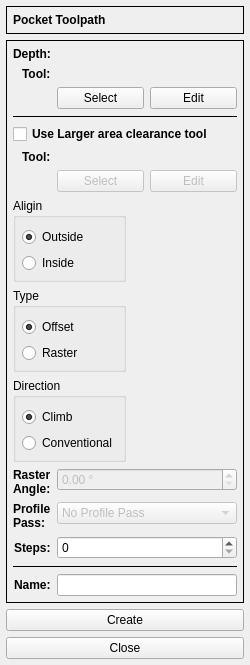
<?xml version="1.0" encoding="UTF-8"?>
<ui version="4.0">
 <class>PocketForm</class>
 <widget class="QWidget" name="PocketForm">
  <property name="geometry">
   <rect>
    <x>0</x>
    <y>0</y>
    <width>250</width>
    <height>636</height>
   </rect>
  </property>
  <property name="minimumSize">
   <size>
    <width>250</width>
    <height>0</height>
   </size>
  </property>
  <property name="windowTitle">
   <string>Form</string>
  </property>
  <layout class="QVBoxLayout" name="verticalLayout">
   <property name="leftMargin">
    <number>6</number>
   </property>
   <property name="topMargin">
    <number>6</number>
   </property>
   <property name="rightMargin">
    <number>6</number>
   </property>
   <property name="bottomMargin">
    <number>6</number>
   </property>
   <item>
    <widget class="QFrame" name="frame">
     <property name="sizePolicy">
      <sizepolicy hsizetype="Preferred" vsizetype="Fixed">
       <horstretch>0</horstretch>
       <verstretch>0</verstretch>
      </sizepolicy>
     </property>
     <property name="frameShape">
      <enum>QFrame::Box</enum>
     </property>
     <property name="frameShadow">
      <enum>QFrame::Plain</enum>
     </property>
     <layout class="QVBoxLayout" name="verticalLayout_2">
      <property name="leftMargin">
       <number>6</number>
      </property>
      <property name="topMargin">
       <number>6</number>
      </property>
      <property name="rightMargin">
       <number>6</number>
      </property>
      <property name="bottomMargin">
       <number>6</number>
      </property>
      <item>
       <widget class="QLabel" name="label">
        <property name="font">
         <font>
          <weight>75</weight>
          <bold>true</bold>
         </font>
        </property>
        <property name="text">
         <string>Pocket Toolpath</string>
        </property>
       </widget>
      </item>
     </layout>
    </widget>
   </item>
   <item>
    <widget class="QFrame" name="frame_2">
     <property name="frameShape">
      <enum>QFrame::Box</enum>
     </property>
     <property name="frameShadow">
      <enum>QFrame::Plain</enum>
     </property>
     <layout class="QFormLayout" name="formLayout">
      <property name="labelAlignment">
       <set>Qt::AlignRight|Qt::AlignTrailing|Qt::AlignVCenter</set>
      </property>
      <property name="leftMargin">
       <number>6</number>
      </property>
      <property name="topMargin">
       <number>6</number>
      </property>
      <property name="rightMargin">
       <number>6</number>
      </property>
      <property name="bottomMargin">
       <number>6</number>
      </property>
      <item row="0" column="0">
       <widget class="QLabel" name="label_2">
        <property name="font">
         <font>
          <weight>75</weight>
          <bold>true</bold>
         </font>
        </property>
        <property name="text">
         <string>Depth:</string>
        </property>
       </widget>
      </item>
      <item row="1" column="0">
       <widget class="QLabel" name="label_3">
        <property name="font">
         <font>
          <weight>75</weight>
          <bold>true</bold>
         </font>
        </property>
        <property name="text">
         <string>Tool:</string>
        </property>
       </widget>
      </item>
      <item row="1" column="1">
       <widget class="QLabel" name="lblToolName">
        <property name="frameShape">
         <enum>QFrame::NoFrame</enum>
        </property>
        <property name="text">
         <string/>
        </property>
       </widget>
      </item>
      <item row="2" column="1">
       <layout class="QHBoxLayout" name="horizontalLayout">
        <item>
         <widget class="QPushButton" name="pbSelect">
          <property name="text">
           <string>Select</string>
          </property>
         </widget>
        </item>
        <item>
         <widget class="QPushButton" name="pbEdit">
          <property name="text">
           <string>Edit</string>
          </property>
         </widget>
        </item>
       </layout>
      </item>
      <item row="3" column="0" colspan="2">
       <widget class="Line" name="line">
        <property name="frameShadow">
         <enum>QFrame::Plain</enum>
        </property>
        <property name="orientation">
         <enum>Qt::Horizontal</enum>
        </property>
       </widget>
      </item>
      <item row="4" column="0" colspan="2">
       <widget class="QCheckBox" name="chbxUseTwoTools">
        <property name="enabled">
         <bool>true</bool>
        </property>
        <property name="font">
         <font>
          <weight>75</weight>
          <bold>true</bold>
         </font>
        </property>
        <property name="text">
         <string>Use Larger area clearance tool</string>
        </property>
       </widget>
      </item>
      <item row="5" column="0">
       <widget class="QLabel" name="label_7">
        <property name="font">
         <font>
          <weight>75</weight>
          <bold>true</bold>
         </font>
        </property>
        <property name="text">
         <string>Tool:</string>
        </property>
       </widget>
      </item>
      <item row="5" column="1">
       <widget class="QLabel" name="lblToolName_2">
        <property name="enabled">
         <bool>false</bool>
        </property>
        <property name="text">
         <string/>
        </property>
       </widget>
      </item>
      <item row="6" column="1">
       <layout class="QHBoxLayout" name="horizontalLayout_2">
        <item>
         <widget class="QPushButton" name="pbSelect_2">
          <property name="enabled">
           <bool>false</bool>
          </property>
          <property name="text">
           <string>Select</string>
          </property>
         </widget>
        </item>
        <item>
         <widget class="QPushButton" name="pbEdit_2">
          <property name="enabled">
           <bool>false</bool>
          </property>
          <property name="text">
           <string>Edit</string>
          </property>
         </widget>
        </item>
       </layout>
      </item>
      <item row="7" column="0" colspan="2">
       <layout class="QGridLayout" name="gridLayout">
        <item row="2" column="0">
         <widget class="QGroupBox" name="groupBox_2">
          <property name="title">
           <string>Direction</string>
          </property>
          <layout class="QVBoxLayout" name="verticalLayout_4">
           <property name="leftMargin">
            <number>6</number>
           </property>
           <property name="topMargin">
            <number>9</number>
           </property>
           <property name="rightMargin">
            <number>6</number>
           </property>
           <property name="bottomMargin">
            <number>6</number>
           </property>
           <item>
            <widget class="QRadioButton" name="rbClimb">
             <property name="text">
              <string>Climb</string>
             </property>
             <property name="checked">
              <bool>true</bool>
             </property>
            </widget>
           </item>
           <item>
            <widget class="QRadioButton" name="rbConventional">
             <property name="text">
              <string>Conventional</string>
             </property>
            </widget>
           </item>
          </layout>
         </widget>
        </item>
        <item row="1" column="0">
         <widget class="QGroupBox" name="groupBox">
          <property name="title">
           <string>Type</string>
          </property>
          <layout class="QVBoxLayout" name="verticalLayout_3">
           <property name="leftMargin">
            <number>6</number>
           </property>
           <property name="topMargin">
            <number>9</number>
           </property>
           <property name="rightMargin">
            <number>6</number>
           </property>
           <property name="bottomMargin">
            <number>6</number>
           </property>
           <item>
            <widget class="QRadioButton" name="rbOffset">
             <property name="text">
              <string>Offset</string>
             </property>
             <property name="checked">
              <bool>true</bool>
             </property>
            </widget>
           </item>
           <item>
            <widget class="QRadioButton" name="rbRaster">
             <property name="enabled">
              <bool>true</bool>
             </property>
             <property name="text">
              <string>Raster</string>
             </property>
            </widget>
           </item>
          </layout>
         </widget>
        </item>
        <item row="0" column="0">
         <widget class="QGroupBox" name="groupBox_4">
          <property name="title">
           <string>Aligin</string>
          </property>
          <layout class="QVBoxLayout" name="verticalLayout_5">
           <property name="leftMargin">
            <number>6</number>
           </property>
           <property name="topMargin">
            <number>9</number>
           </property>
           <property name="rightMargin">
            <number>6</number>
           </property>
           <property name="bottomMargin">
            <number>6</number>
           </property>
           <item>
            <widget class="QRadioButton" name="rbOutside">
             <property name="text">
              <string>Outside</string>
             </property>
             <property name="checked">
              <bool>true</bool>
             </property>
            </widget>
           </item>
           <item>
            <widget class="QRadioButton" name="rbInside">
             <property name="text">
              <string>Inside</string>
             </property>
            </widget>
           </item>
          </layout>
         </widget>
        </item>
        <item row="0" column="1" rowspan="3">
         <widget class="QLabel" name="lblPixmap">
          <property name="text">
           <string/>
          </property>
          <property name="pixmap">
           <pixmap>:/toolpath/offset_climb.png</pixmap>
          </property>
          <property name="alignment">
           <set>Qt::AlignCenter</set>
          </property>
         </widget>
        </item>
       </layout>
      </item>
      <item row="8" column="0">
       <widget class="QLabel" name="label_4">
        <property name="font">
         <font>
          <weight>75</weight>
          <bold>true</bold>
         </font>
        </property>
        <property name="text">
         <string>Raster
Angle:</string>
        </property>
       </widget>
      </item>
      <item row="8" column="1">
       <widget class="DoubleSpinBox" name="dsbxAngle">
        <property name="enabled">
         <bool>false</bool>
        </property>
        <property name="suffix">
         <string> °</string>
        </property>
        <property name="maximum">
         <double>180.000000000000000</double>
        </property>
       </widget>
      </item>
      <item row="9" column="0">
       <widget class="QLabel" name="label_5">
        <property name="font">
         <font>
          <weight>75</weight>
          <bold>true</bold>
         </font>
        </property>
        <property name="text">
         <string>Profile
Pass:</string>
        </property>
       </widget>
      </item>
      <item row="9" column="1">
       <widget class="QComboBox" name="cbxPass">
        <property name="enabled">
         <bool>false</bool>
        </property>
        <item>
         <property name="text">
          <string>No Profile Pass</string>
         </property>
        </item>
        <item>
         <property name="text">
          <string>First</string>
         </property>
        </item>
        <item>
         <property name="text">
          <string>Last</string>
         </property>
        </item>
       </widget>
      </item>
      <item row="10" column="0">
       <widget class="QLabel" name="label_8">
        <property name="font">
         <font>
          <weight>75</weight>
          <bold>true</bold>
         </font>
        </property>
        <property name="text">
         <string>Steps:</string>
        </property>
       </widget>
      </item>
      <item row="10" column="1">
       <widget class="QSpinBox" name="sbxSteps"/>
      </item>
      <item row="11" column="0" colspan="2">
       <widget class="Line" name="line_2">
        <property name="frameShadow">
         <enum>QFrame::Plain</enum>
        </property>
        <property name="orientation">
         <enum>Qt::Horizontal</enum>
        </property>
       </widget>
      </item>
      <item row="12" column="0">
       <widget class="QLabel" name="label_6">
        <property name="font">
         <font>
          <weight>75</weight>
          <bold>true</bold>
         </font>
        </property>
        <property name="text">
         <string>Name:</string>
        </property>
       </widget>
      </item>
      <item row="12" column="1">
       <widget class="QLineEdit" name="leName"/>
      </item>
      <item row="0" column="1">
       <widget class="DepthForm" name="dsbxDepth" native="true"/>
      </item>
     </layout>
    </widget>
   </item>
   <item>
    <widget class="QPushButton" name="pbCreate">
     <property name="text">
      <string>Create</string>
     </property>
    </widget>
   </item>
   <item>
    <spacer name="verticalSpacer">
     <property name="orientation">
      <enum>Qt::Vertical</enum>
     </property>
     <property name="sizeHint" stdset="0">
      <size>
       <width>20</width>
       <height>40</height>
      </size>
     </property>
    </spacer>
   </item>
   <item>
    <widget class="QPushButton" name="pbClose">
     <property name="text">
      <string>Close</string>
     </property>
    </widget>
   </item>
  </layout>
 </widget>
 <customwidgets>
  <customwidget>
   <class>DoubleSpinBox</class>
   <extends>QDoubleSpinBox</extends>
   <header>doublespinbox.h</header>
  </customwidget>
  <customwidget>
   <class>DepthForm</class>
   <extends>QWidget</extends>
   <header>forms/depthform.h</header>
   <container>1</container>
  </customwidget>
 </customwidgets>
 <resources/>
 <connections/>
</ui>
